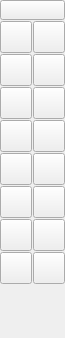
<?xml version="1.0" encoding="UTF-8"?>
<ui version="4.0">
 <class>QG_CadToolBarLines</class>
 <widget class="QWidget" name="QG_CadToolBarLines">
  <property name="geometry">
   <rect>
    <x>0</x>
    <y>0</y>
    <width>65</width>
    <height>338</height>
   </rect>
  </property>
  <property name="sizePolicy">
   <sizepolicy hsizetype="Fixed" vsizetype="MinimumExpanding">
    <horstretch>0</horstretch>
    <verstretch>0</verstretch>
   </sizepolicy>
  </property>
  <property name="minimumSize">
   <size>
    <width>65</width>
    <height>336</height>
   </size>
  </property>
  <property name="windowTitle">
   <string>Lines</string>
  </property>
  <layout class="QGridLayout" name="gridLayout">
   <property name="margin">
    <number>0</number>
   </property>
   <property name="spacing">
    <number>1</number>
   </property>
   <item row="0" column="0" colspan="2">
    <widget class="QToolButton" name="bBack">
     <property name="sizePolicy">
      <sizepolicy hsizetype="Maximum" vsizetype="Fixed">
       <horstretch>0</horstretch>
       <verstretch>0</verstretch>
      </sizepolicy>
     </property>
     <property name="maximumSize">
      <size>
       <width>65</width>
       <height>20</height>
      </size>
     </property>
     <property name="toolTip">
      <string>Back to main menu</string>
     </property>
     <property name="text">
      <string/>
     </property>
     <property name="icon">
      <iconset resource="../../../res/extui/extui.qrc">
       <normaloff>:/extui/back.png</normaloff>:/extui/back.png</iconset>
     </property>
     <property name="iconSize">
      <size>
       <width>65</width>
       <height>20</height>
      </size>
     </property>
    </widget>
   </item>
   <item row="1" column="0">
    <widget class="QToolButton" name="bNormal">
     <property name="maximumSize">
      <size>
       <width>32</width>
       <height>32</height>
      </size>
     </property>
     <property name="toolTip">
      <string>Line with two points</string>
     </property>
     <property name="text">
      <string/>
     </property>
     <property name="icon">
      <iconset resource="../../../res/extui/extui.qrc">
       <normaloff>:/extui/linesnormal.png</normaloff>:/extui/linesnormal.png</iconset>
     </property>
     <property name="iconSize">
      <size>
       <width>32</width>
       <height>32</height>
      </size>
     </property>
     <property name="checkable">
      <bool>true</bool>
     </property>
     <property name="autoExclusive">
      <bool>true</bool>
     </property>
    </widget>
   </item>
   <item row="1" column="1">
    <widget class="QToolButton" name="bAngle">
     <property name="maximumSize">
      <size>
       <width>32</width>
       <height>32</height>
      </size>
     </property>
     <property name="toolTip">
      <string>Line with given angle</string>
     </property>
     <property name="text">
      <string/>
     </property>
     <property name="icon">
      <iconset resource="../../../res/extui/extui.qrc">
       <normaloff>:/extui/linesangle.png</normaloff>:/extui/linesangle.png</iconset>
     </property>
     <property name="iconSize">
      <size>
       <width>32</width>
       <height>32</height>
      </size>
     </property>
     <property name="checkable">
      <bool>true</bool>
     </property>
     <property name="autoExclusive">
      <bool>true</bool>
     </property>
    </widget>
   </item>
   <item row="2" column="0">
    <widget class="QToolButton" name="bHorizontal">
     <property name="maximumSize">
      <size>
       <width>32</width>
       <height>32</height>
      </size>
     </property>
     <property name="toolTip">
      <string>Horizontal lines</string>
     </property>
     <property name="text">
      <string/>
     </property>
     <property name="icon">
      <iconset resource="../../../res/extui/extui.qrc">
       <normaloff>:/extui/lineshor.png</normaloff>:/extui/lineshor.png</iconset>
     </property>
     <property name="iconSize">
      <size>
       <width>32</width>
       <height>32</height>
      </size>
     </property>
     <property name="checkable">
      <bool>true</bool>
     </property>
     <property name="autoExclusive">
      <bool>true</bool>
     </property>
    </widget>
   </item>
   <item row="2" column="1">
    <widget class="QToolButton" name="bVertical">
     <property name="maximumSize">
      <size>
       <width>32</width>
       <height>32</height>
      </size>
     </property>
     <property name="toolTip">
      <string>Vertical lines</string>
     </property>
     <property name="text">
      <string/>
     </property>
     <property name="icon">
      <iconset resource="../../../res/extui/extui.qrc">
       <normaloff>:/extui/linesver.png</normaloff>:/extui/linesver.png</iconset>
     </property>
     <property name="iconSize">
      <size>
       <width>32</width>
       <height>32</height>
      </size>
     </property>
     <property name="checkable">
      <bool>true</bool>
     </property>
     <property name="autoExclusive">
      <bool>true</bool>
     </property>
    </widget>
   </item>
   <item row="3" column="0">
    <widget class="QToolButton" name="bRectangle">
     <property name="maximumSize">
      <size>
       <width>32</width>
       <height>32</height>
      </size>
     </property>
     <property name="toolTip">
      <string>Rectangles</string>
     </property>
     <property name="text">
      <string/>
     </property>
     <property name="icon">
      <iconset resource="../../../res/extui/extui.qrc">
       <normaloff>:/extui/linesrect.png</normaloff>:/extui/linesrect.png</iconset>
     </property>
     <property name="iconSize">
      <size>
       <width>32</width>
       <height>32</height>
      </size>
     </property>
     <property name="checkable">
      <bool>true</bool>
     </property>
     <property name="autoExclusive">
      <bool>true</bool>
     </property>
    </widget>
   </item>
   <item row="3" column="1">
    <widget class="QToolButton" name="bBisector">
     <property name="maximumSize">
      <size>
       <width>32</width>
       <height>32</height>
      </size>
     </property>
     <property name="toolTip">
      <string>Bisectors</string>
     </property>
     <property name="text">
      <string/>
     </property>
     <property name="icon">
      <iconset resource="../../../res/extui/extui.qrc">
       <normaloff>:/extui/linesbisector.png</normaloff>:/extui/linesbisector.png</iconset>
     </property>
     <property name="iconSize">
      <size>
       <width>32</width>
       <height>32</height>
      </size>
     </property>
     <property name="checkable">
      <bool>true</bool>
     </property>
     <property name="autoExclusive">
      <bool>true</bool>
     </property>
    </widget>
   </item>
   <item row="4" column="0">
    <widget class="QToolButton" name="bParallel">
     <property name="maximumSize">
      <size>
       <width>32</width>
       <height>32</height>
      </size>
     </property>
     <property name="toolTip">
      <string>Parallels with distance</string>
     </property>
     <property name="text">
      <string/>
     </property>
     <property name="icon">
      <iconset resource="../../../res/extui/extui.qrc">
       <normaloff>:/extui/linespara.png</normaloff>:/extui/linespara.png</iconset>
     </property>
     <property name="iconSize">
      <size>
       <width>32</width>
       <height>32</height>
      </size>
     </property>
     <property name="checkable">
      <bool>true</bool>
     </property>
     <property name="autoExclusive">
      <bool>true</bool>
     </property>
    </widget>
   </item>
   <item row="4" column="1">
    <widget class="QToolButton" name="bParallelThrough">
     <property name="maximumSize">
      <size>
       <width>32</width>
       <height>32</height>
      </size>
     </property>
     <property name="toolTip">
      <string>Parallels through point</string>
     </property>
     <property name="text">
      <string/>
     </property>
     <property name="icon">
      <iconset resource="../../../res/extui/extui.qrc">
       <normaloff>:/extui/linesparathrough.png</normaloff>:/extui/linesparathrough.png</iconset>
     </property>
     <property name="iconSize">
      <size>
       <width>32</width>
       <height>32</height>
      </size>
     </property>
     <property name="checkable">
      <bool>true</bool>
     </property>
     <property name="autoExclusive">
      <bool>true</bool>
     </property>
    </widget>
   </item>
   <item row="5" column="0">
    <widget class="QToolButton" name="bTangent1">
     <property name="maximumSize">
      <size>
       <width>32</width>
       <height>32</height>
      </size>
     </property>
     <property name="toolTip">
      <string>Tangents from point to circle</string>
     </property>
     <property name="text">
      <string/>
     </property>
     <property name="icon">
      <iconset resource="../../../res/extui/extui.qrc">
       <normaloff>:/extui/linestan1.png</normaloff>:/extui/linestan1.png</iconset>
     </property>
     <property name="iconSize">
      <size>
       <width>32</width>
       <height>32</height>
      </size>
     </property>
     <property name="checkable">
      <bool>true</bool>
     </property>
     <property name="autoExclusive">
      <bool>true</bool>
     </property>
    </widget>
   </item>
   <item row="5" column="1">
    <widget class="QToolButton" name="bTangent2">
     <property name="maximumSize">
      <size>
       <width>32</width>
       <height>32</height>
      </size>
     </property>
     <property name="toolTip">
      <string>Tangents from circle to circle</string>
     </property>
     <property name="text">
      <string/>
     </property>
     <property name="icon">
      <iconset resource="../../../res/extui/extui.qrc">
       <normaloff>:/extui/linestan2.png</normaloff>:/extui/linestan2.png</iconset>
     </property>
     <property name="iconSize">
      <size>
       <width>32</width>
       <height>32</height>
      </size>
     </property>
     <property name="checkable">
      <bool>true</bool>
     </property>
     <property name="autoExclusive">
      <bool>true</bool>
     </property>
    </widget>
   </item>
   <item row="6" column="0">
    <widget class="QToolButton" name="bOrthTan">
     <property name="maximumSize">
      <size>
       <width>32</width>
       <height>32</height>
      </size>
     </property>
     <property name="toolTip">
      <string>Tangents to a circle, orthogonal to a line</string>
     </property>
     <property name="text">
      <string/>
     </property>
     <property name="icon">
      <iconset resource="../../../res/extui/extui.qrc">
       <normaloff>:/extui/linesorthtan.png</normaloff>:/extui/linesorthtan.png</iconset>
     </property>
     <property name="iconSize">
      <size>
       <width>32</width>
       <height>32</height>
      </size>
     </property>
     <property name="checkable">
      <bool>true</bool>
     </property>
     <property name="autoExclusive">
      <bool>true</bool>
     </property>
    </widget>
   </item>
   <item row="6" column="1">
    <widget class="QToolButton" name="bOrthogonal">
     <property name="maximumSize">
      <size>
       <width>32</width>
       <height>32</height>
      </size>
     </property>
     <property name="toolTip">
      <string>Orthogonal lines</string>
     </property>
     <property name="text">
      <string/>
     </property>
     <property name="icon">
      <iconset resource="../../../res/extui/extui.qrc">
       <normaloff>:/extui/linesorthogonal.png</normaloff>:/extui/linesorthogonal.png</iconset>
     </property>
     <property name="iconSize">
      <size>
       <width>32</width>
       <height>32</height>
      </size>
     </property>
     <property name="checkable">
      <bool>true</bool>
     </property>
     <property name="autoExclusive">
      <bool>true</bool>
     </property>
    </widget>
   </item>
   <item row="7" column="0">
    <widget class="QToolButton" name="bRelAngle">
     <property name="maximumSize">
      <size>
       <width>32</width>
       <height>32</height>
      </size>
     </property>
     <property name="toolTip">
      <string>Lines with relative angles</string>
     </property>
     <property name="text">
      <string/>
     </property>
     <property name="icon">
      <iconset resource="../../../res/extui/extui.qrc">
       <normaloff>:/extui/linesrelativeangle.png</normaloff>:/extui/linesrelativeangle.png</iconset>
     </property>
     <property name="iconSize">
      <size>
       <width>32</width>
       <height>32</height>
      </size>
     </property>
     <property name="checkable">
      <bool>true</bool>
     </property>
     <property name="autoExclusive">
      <bool>true</bool>
     </property>
    </widget>
   </item>
   <item row="7" column="1">
    <widget class="QToolButton" name="bPolygon">
     <property name="maximumSize">
      <size>
       <width>32</width>
       <height>32</height>
      </size>
     </property>
     <property name="toolTip">
      <string>Polygons with Center and Corner</string>
     </property>
     <property name="text">
      <string/>
     </property>
     <property name="icon">
      <iconset resource="../../../res/extui/extui.qrc">
       <normaloff>:/extui/linespolygon.png</normaloff>:/extui/linespolygon.png</iconset>
     </property>
     <property name="iconSize">
      <size>
       <width>32</width>
       <height>32</height>
      </size>
     </property>
     <property name="checkable">
      <bool>true</bool>
     </property>
     <property name="autoExclusive">
      <bool>true</bool>
     </property>
    </widget>
   </item>
   <item row="8" column="0">
    <widget class="QToolButton" name="bPolygon2">
     <property name="maximumSize">
      <size>
       <width>32</width>
       <height>32</height>
      </size>
     </property>
     <property name="toolTip">
      <string>Polygons with two Corners</string>
     </property>
     <property name="text">
      <string/>
     </property>
     <property name="icon">
      <iconset resource="../../../res/extui/extui.qrc">
       <normaloff>:/extui/linespolygon2.png</normaloff>:/extui/linespolygon2.png</iconset>
     </property>
     <property name="iconSize">
      <size>
       <width>32</width>
       <height>32</height>
      </size>
     </property>
     <property name="checkable">
      <bool>true</bool>
     </property>
     <property name="autoExclusive">
      <bool>true</bool>
     </property>
    </widget>
   </item>
   <item row="8" column="1">
    <widget class="QToolButton" name="bFree">
     <property name="maximumSize">
      <size>
       <width>32</width>
       <height>32</height>
      </size>
     </property>
     <property name="toolTip">
      <string>Freehand lines</string>
     </property>
     <property name="text">
      <string/>
     </property>
     <property name="icon">
      <iconset resource="../../../res/extui/extui.qrc">
       <normaloff>:/extui/linesfree.png</normaloff>:/extui/linesfree.png</iconset>
     </property>
     <property name="iconSize">
      <size>
       <width>32</width>
       <height>32</height>
      </size>
     </property>
     <property name="checkable">
      <bool>true</bool>
     </property>
     <property name="autoExclusive">
      <bool>true</bool>
     </property>
    </widget>
   </item>
   <item row="9" column="0">
    <widget class="QToolButton" name="bHidden">
     <property name="maximumSize">
      <size>
       <width>0</width>
       <height>0</height>
      </size>
     </property>
     <property name="toolTip">
      <string>Line with two points</string>
     </property>
     <property name="text">
      <string notr="true"/>
     </property>
     <property name="iconSize">
      <size>
       <width>32</width>
       <height>32</height>
      </size>
     </property>
     <property name="checkable">
      <bool>true</bool>
     </property>
     <property name="autoExclusive">
      <bool>true</bool>
     </property>
    </widget>
   </item>
   <item row="9" column="1">
    <spacer name="verticalSpacer">
     <property name="orientation">
      <enum>Qt::Vertical</enum>
     </property>
     <property name="sizeHint" stdset="0">
      <size>
       <width>20</width>
       <height>40</height>
      </size>
     </property>
    </spacer>
   </item>
  </layout>
 </widget>
 <layoutdefault spacing="6" margin="11"/>
 <resources>
  <include location="../../../res/extui/extui.qrc"/>
 </resources>
 <connections>
  <connection>
   <sender>bNormal</sender>
   <signal>clicked()</signal>
   <receiver>QG_CadToolBarLines</receiver>
   <slot>drawLine()</slot>
   <hints>
    <hint type="sourcelabel">
     <x>20</x>
     <y>41</y>
    </hint>
    <hint type="destinationlabel">
     <x>20</x>
     <y>20</y>
    </hint>
   </hints>
  </connection>
  <connection>
   <sender>bFree</sender>
   <signal>clicked()</signal>
   <receiver>QG_CadToolBarLines</receiver>
   <slot>drawLineFree()</slot>
   <hints>
    <hint type="sourcelabel">
     <x>53</x>
     <y>318</y>
    </hint>
    <hint type="destinationlabel">
     <x>20</x>
     <y>20</y>
    </hint>
   </hints>
  </connection>
  <connection>
   <sender>bParallel</sender>
   <signal>clicked()</signal>
   <receiver>QG_CadToolBarLines</receiver>
   <slot>drawLineParallel()</slot>
   <hints>
    <hint type="sourcelabel">
     <x>20</x>
     <y>160</y>
    </hint>
    <hint type="destinationlabel">
     <x>20</x>
     <y>20</y>
    </hint>
   </hints>
  </connection>
  <connection>
   <sender>bAngle</sender>
   <signal>clicked()</signal>
   <receiver>QG_CadToolBarLines</receiver>
   <slot>drawLineAngle()</slot>
   <hints>
    <hint type="sourcelabel">
     <x>53</x>
     <y>41</y>
    </hint>
    <hint type="destinationlabel">
     <x>20</x>
     <y>20</y>
    </hint>
   </hints>
  </connection>
  <connection>
   <sender>bHorizontal</sender>
   <signal>clicked()</signal>
   <receiver>QG_CadToolBarLines</receiver>
   <slot>drawLineHorizontal()</slot>
   <hints>
    <hint type="sourcelabel">
     <x>20</x>
     <y>81</y>
    </hint>
    <hint type="destinationlabel">
     <x>20</x>
     <y>20</y>
    </hint>
   </hints>
  </connection>
  <connection>
   <sender>bBisector</sender>
   <signal>clicked()</signal>
   <receiver>QG_CadToolBarLines</receiver>
   <slot>drawLineBisector()</slot>
   <hints>
    <hint type="sourcelabel">
     <x>53</x>
     <y>120</y>
    </hint>
    <hint type="destinationlabel">
     <x>20</x>
     <y>20</y>
    </hint>
   </hints>
  </connection>
  <connection>
   <sender>bTangent1</sender>
   <signal>clicked()</signal>
   <receiver>QG_CadToolBarLines</receiver>
   <slot>drawLineTangent1()</slot>
   <hints>
    <hint type="sourcelabel">
     <x>20</x>
     <y>200</y>
    </hint>
    <hint type="destinationlabel">
     <x>20</x>
     <y>20</y>
    </hint>
   </hints>
  </connection>
  <connection>
   <sender>bTangent2</sender>
   <signal>clicked()</signal>
   <receiver>QG_CadToolBarLines</receiver>
   <slot>drawLineTangent2()</slot>
   <hints>
    <hint type="sourcelabel">
     <x>53</x>
     <y>200</y>
    </hint>
    <hint type="destinationlabel">
     <x>20</x>
     <y>20</y>
    </hint>
   </hints>
  </connection>
  <connection>
   <sender>bRectangle</sender>
   <signal>clicked()</signal>
   <receiver>QG_CadToolBarLines</receiver>
   <slot>drawLineRectangle()</slot>
   <hints>
    <hint type="sourcelabel">
     <x>20</x>
     <y>120</y>
    </hint>
    <hint type="destinationlabel">
     <x>20</x>
     <y>20</y>
    </hint>
   </hints>
  </connection>
  <connection>
   <sender>bRelAngle</sender>
   <signal>clicked()</signal>
   <receiver>QG_CadToolBarLines</receiver>
   <slot>drawLineRelAngle()</slot>
   <hints>
    <hint type="sourcelabel">
     <x>20</x>
     <y>279</y>
    </hint>
    <hint type="destinationlabel">
     <x>20</x>
     <y>20</y>
    </hint>
   </hints>
  </connection>
  <connection>
   <sender>bVertical</sender>
   <signal>clicked()</signal>
   <receiver>QG_CadToolBarLines</receiver>
   <slot>drawLineVertical()</slot>
   <hints>
    <hint type="sourcelabel">
     <x>53</x>
     <y>81</y>
    </hint>
    <hint type="destinationlabel">
     <x>20</x>
     <y>20</y>
    </hint>
   </hints>
  </connection>
  <connection>
   <sender>bOrthTan</sender>
   <signal>clicked()</signal>
   <receiver>QG_CadToolBarLines</receiver>
   <slot>drawLineOrthTan()</slot>
   <hints>
    <hint type="sourcelabel">
     <x>20</x>
     <y>239</y>
    </hint>
    <hint type="destinationlabel">
     <x>20</x>
     <y>20</y>
    </hint>
   </hints>
  </connection>
  <connection>
   <sender>bOrthogonal</sender>
   <signal>clicked()</signal>
   <receiver>QG_CadToolBarLines</receiver>
   <slot>drawLineOrthogonal()</slot>
   <hints>
    <hint type="sourcelabel">
     <x>53</x>
     <y>239</y>
    </hint>
    <hint type="destinationlabel">
     <x>20</x>
     <y>20</y>
    </hint>
   </hints>
  </connection>
  <connection>
   <sender>bPolygon</sender>
   <signal>clicked()</signal>
   <receiver>QG_CadToolBarLines</receiver>
   <slot>drawLinePolygon()</slot>
   <hints>
    <hint type="sourcelabel">
     <x>53</x>
     <y>279</y>
    </hint>
    <hint type="destinationlabel">
     <x>20</x>
     <y>20</y>
    </hint>
   </hints>
  </connection>
  <connection>
   <sender>bPolygon2</sender>
   <signal>clicked()</signal>
   <receiver>QG_CadToolBarLines</receiver>
   <slot>drawLinePolygon2()</slot>
   <hints>
    <hint type="sourcelabel">
     <x>20</x>
     <y>318</y>
    </hint>
    <hint type="destinationlabel">
     <x>20</x>
     <y>20</y>
    </hint>
   </hints>
  </connection>
  <connection>
   <sender>bParallelThrough</sender>
   <signal>clicked()</signal>
   <receiver>QG_CadToolBarLines</receiver>
   <slot>drawLineParallelThrough()</slot>
   <hints>
    <hint type="sourcelabel">
     <x>53</x>
     <y>160</y>
    </hint>
    <hint type="destinationlabel">
     <x>20</x>
     <y>20</y>
    </hint>
   </hints>
  </connection>
 </connections>
</ui>
